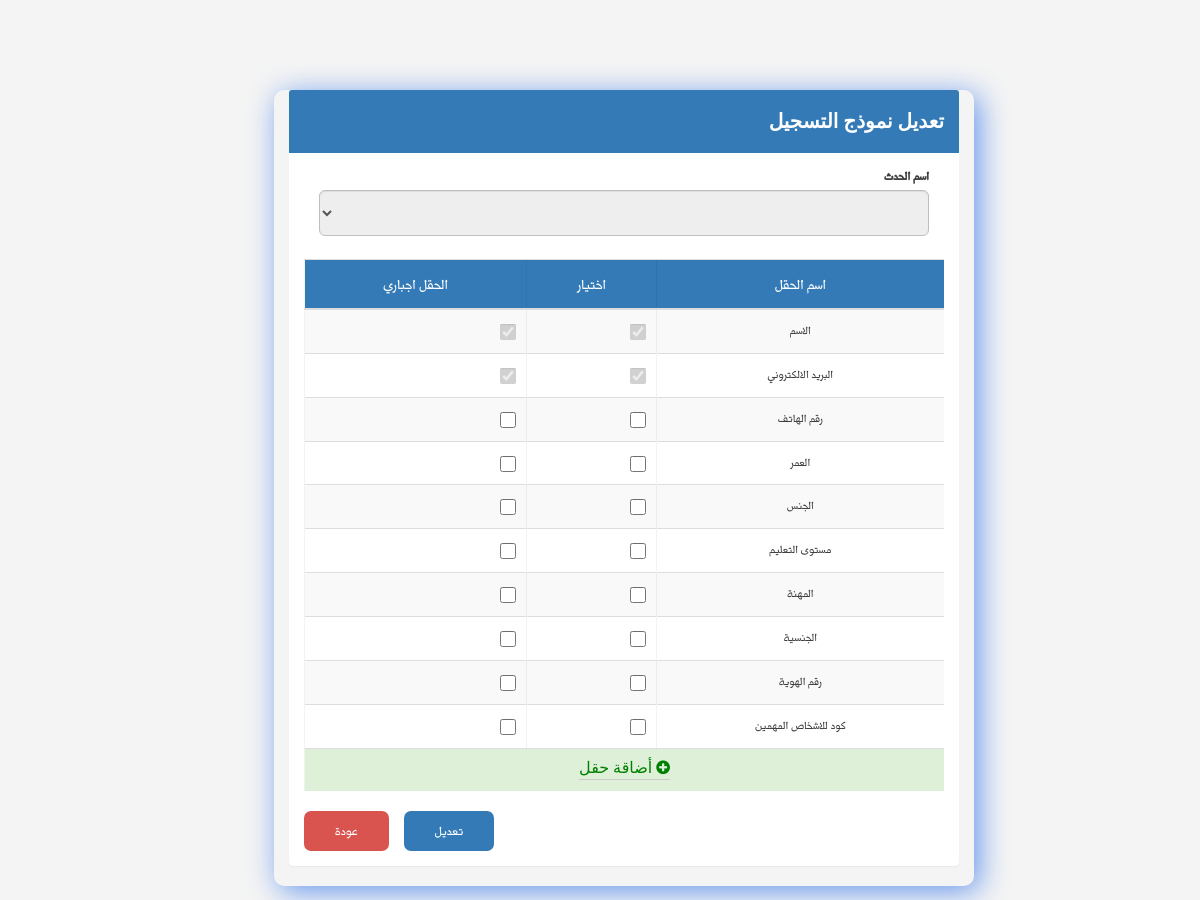
The page /editForm.php?token=MrsBCoqSA6 on the database as committed earlier.
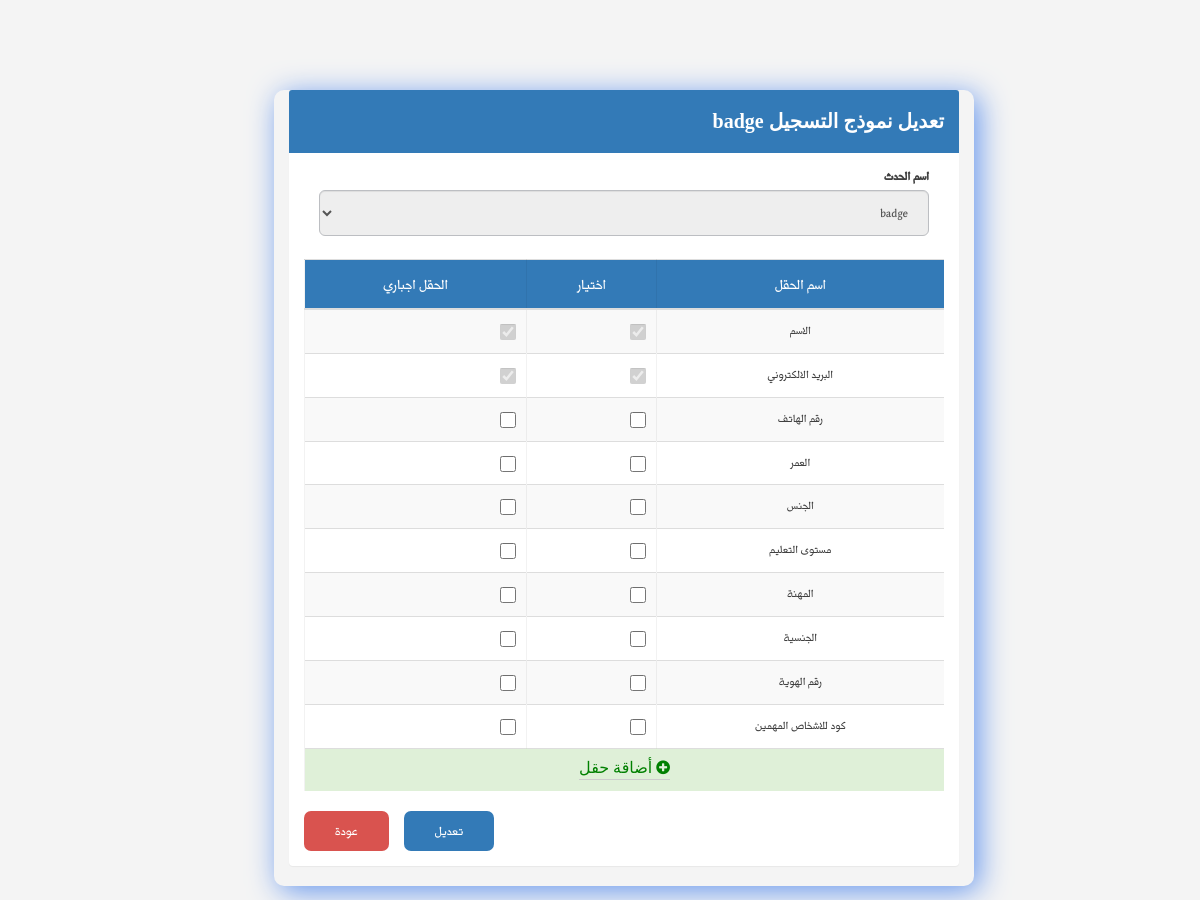
The same page on the database as committed later.
### tables this page shows
CREATE TABLE `event` (
  `event_ID` int(5) NOT NULL,
  `name_Event` varchar(30) NOT NULL,
  `descrption_Event` varchar(200) NOT NULL,
  `sartDate_Event` date NOT NULL,
  `endDate_Event` date NOT NULL,
  `location_Event` varchar(30) NOT NULL,
  `organization_name_Event` varchar(30) NOT NULL,
  `eventLink` varchar(140) NOT NULL,
  `maxNumOfAttendee` int(11) NOT NULL,
  `templateName` varchar(256) NOT NULL,
  `templateSize` int(11) NOT NULL,
  `templateType` varchar(256) NOT NULL,
  `templateLocation` varchar(256) NOT NULL,
  `organizer_ID` int(11) NOT NULL,
  `VIPCode` int(5) NOT NULL
);

### editForm.php (the view, shortened to what the changed rows need)
<?php
require_once('php/connectTosql.php');
 $EditeventID='';
if(isset($_GET['token'])){
   $tokenEdit = $_GET['token'];
   $query = mysqli_query($con,"SELECT name_of_field , event_ID  FROM registration_form WHERE token = '$tokenEdit'");
	$row =mysqli_fetch_array($query);
	$EditeventID = $row['event_ID'];
	$query2 = mysqli_query($con,"SELECT name_Event FROM event WHERE event_ID = '$EditeventID'");
	$row2 =mysqli_fetch_array($query2);
	$EditeventName = $row2['name_Event'];
}
	 ?>
<!DOCTYPE html>
<html>
<head>
<link rel="stylesheet" href="https://unpkg.com/purecss@1.0.0/build/pure-min.css">
<link rel="stylesheet" href="css/layouts/custom.css">
<link rel="stylesheet" href="css/font-awesome.min.css">
<link rel="stylesheet" href="css/icon.css">
<link rel="stylesheet" href="css/bootstrap.min.css">
<link rel="stylesheet" href="css/main-rtl.css">
</head>
<body>
  <div class="mainContent">
    <div class="container">
      <div class="panel panel-primary">
        <div class="panel-heading">
          <h4 class="panelTitle"> تعديل نموذج التسجيل <?php echo $EditeventName; ?></h4>
        </div>
        <div class="panel-body">
		<form action="" class="formDiv" method="post">
		<table class="table table-striped">
		<thead>
		    <tr >
				 <div class="col-md-12">
              <div class="form-group form-group-lg">
                <label for="eventName" class="control-label"> اسم الحدث</label>
        <select id="Event" name="eventID" class="form-control" disabled >
      <option value='<?php echo $EditeventID ; ?>'> <?php echo $EditeventName; ?></option>
     </select>
			 </div></div>
                </tr>
           <tr height="50" >
		 <th class="text-align" >اسم الحقل </th>
		<th class="text-align" >اختيار </th>
		 <th class="text-align">الحقل اجباري </th>
    </thead>
			</table>
			</form>
   </div>
    </div>
  </div>
</div>
</body>
</html>

Rows that differ between the two databases and show on the page:
now on this page (row edited): event: name_Event "badge", eventID "badge"
